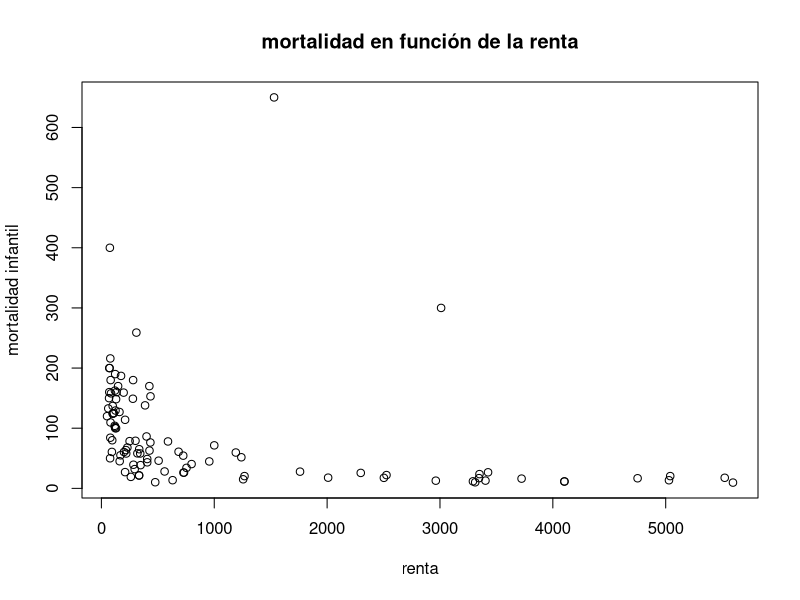
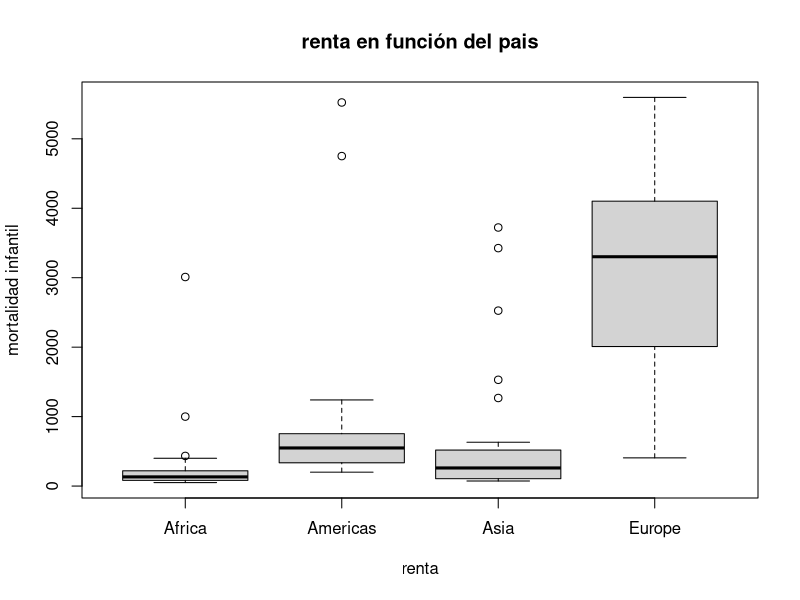
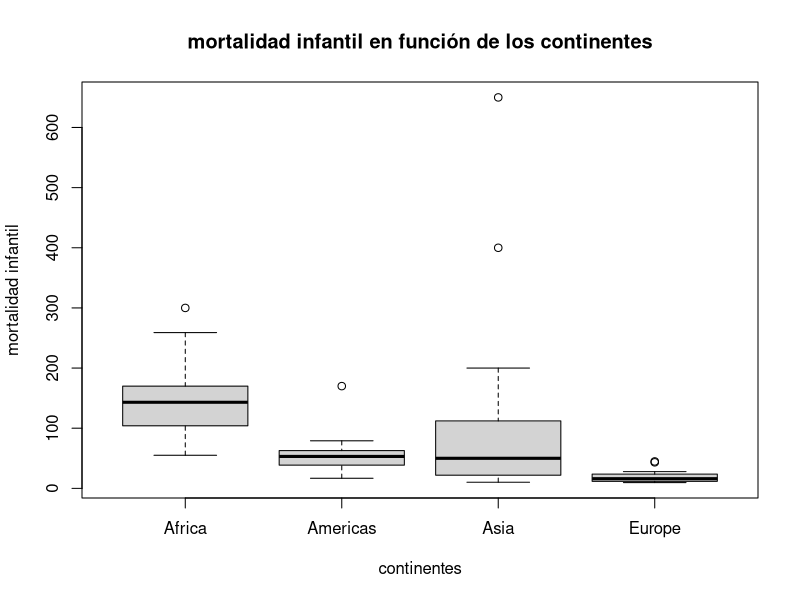
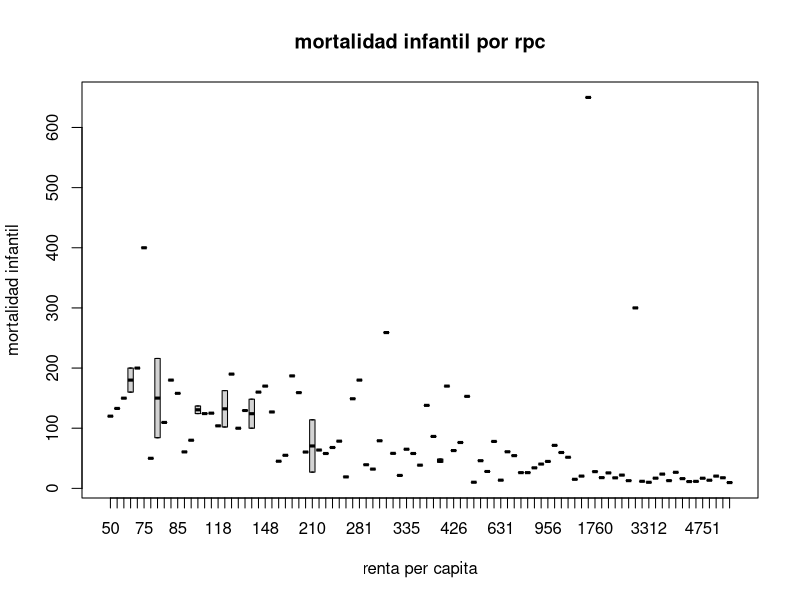
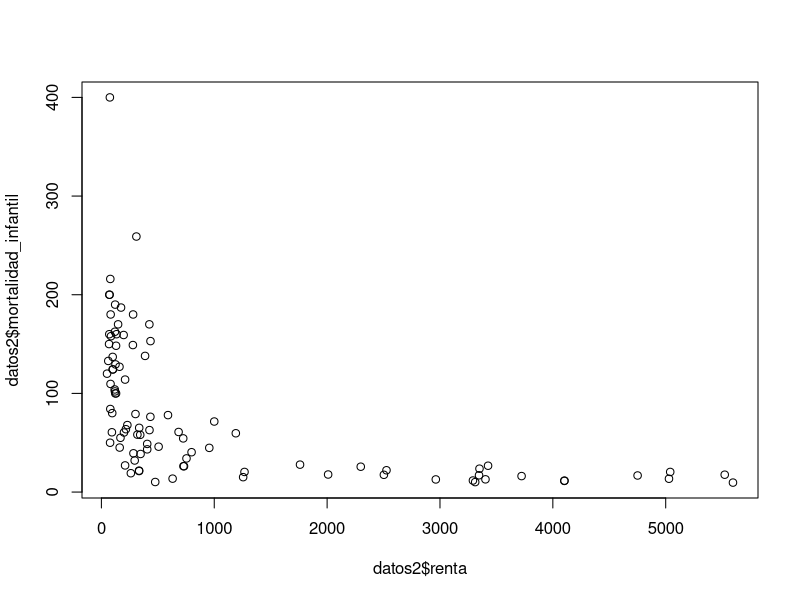
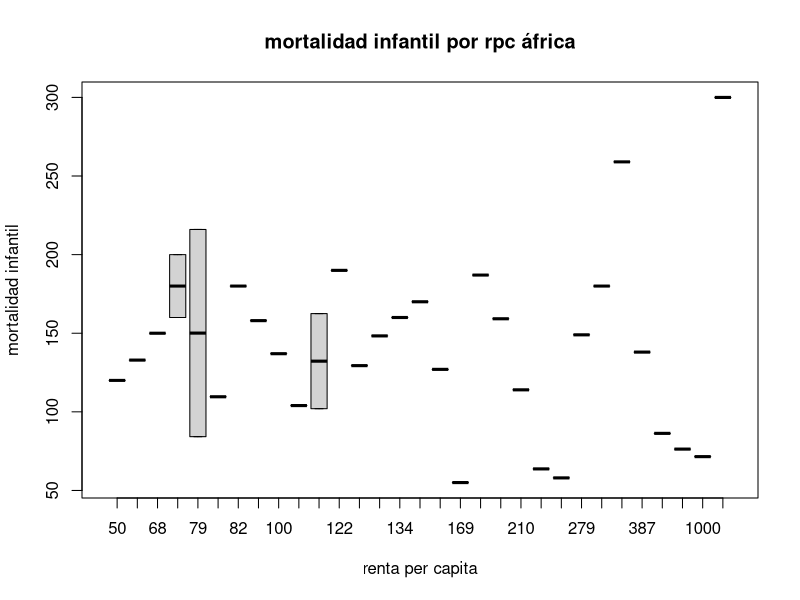
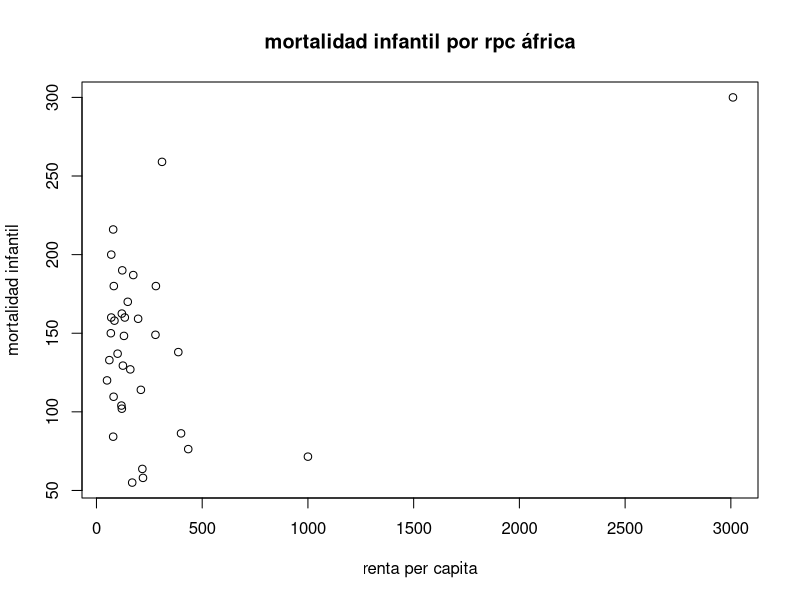
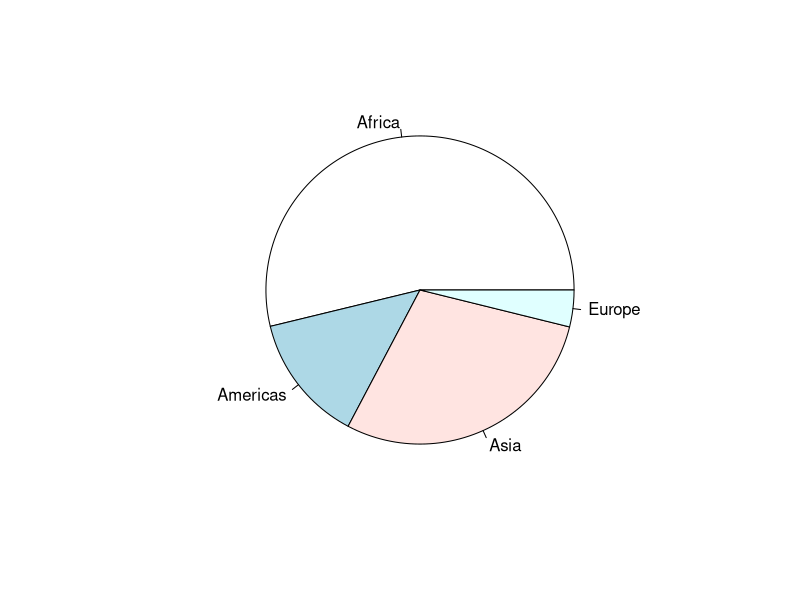

The R script that drew these images, in order:
## ---- chunk 1
library(carData)
library(knitr)

data <- Leinhardt

summary(data)
head(data)
tail(data)

## ---- chunk 2
s <- na.omit(data)
## ---- chunk 3
row.names(s)
p <- data.frame(s, pais = row.names(s))

names(p) <- c("renta", "mortalidad_infantil", "region", "productor_petroleo", "pais")

max(p$renta)

pais_mayor_renta <- p$pais[which.max(p$renta)];pais_mayor_renta
pais_menor_renta <- p$pais[which.min(p$renta)];pais_menor_renta

pais_mayor_mi <- p$pais[which.max(p$mortalidad_infantil)];pais_mayor_mi
pais_menor_mi <- p$pais[which.min(p$mortalidad_infantil)];pais_menor_mi
## ---- chunk 4

plot(p$renta, p$mortalidad_infantil, 
     xlab="renta", 
     ylab="mortalidad infantil",
     main="mortalidad en función de la renta")

plot(p$region, p$renta, 
     xlab="renta", 
     ylab="mortalidad infantil",
     main="renta en función del pais")

plot(p$region, p$mortalidad_infantil, 
     xlab="continentes", 
     ylab="mortalidad infantil",
     main="mortalidad infantil en función de los continentes")

#MEDIA Y MEDIANA GLOBALES DE RENTA PER CAPITA

mean(p$renta)
median(p$renta)
sd(p$renta)

tabla_medias <- aggregate(cbind(income, infant)~region, data=s, mean)
kable(tabla_medias)

tabla_medianas <- aggregate(cbind(income, infant)~region, data=s, median)
kable(tabla_medianas)

tabla_sd <- aggregate(cbind(income, infant)~region, data=s, sd)
kable(tabla_sd)
## ---- chunk 5
boxplot(mortalidad_infantil~renta, data = p, main="mortalidad infantil por rpc", xlab="renta per capita", ylab ="mortalidad infantil")

p$pais[which.max(p$mortalidad_infantil)]
p$renta[p$pais == "Saudi.Arabia"]

## ---- chunk 6
datos2 <- data.frame(renta = p$renta[p$productor_petroleo == "no"], mortalidad_infantil = p$mortalidad_infantil[p$productor_petroleo == "no"])

plot(datos2$renta, datos2$mortalidad_infantil)

mean(datos2$mortalidad_infantil)
mean(p$mortalidad_infantil[p$productor_petroleo=="yes"])

mean(datos2$renta)
mean(p$renta[p$productor_petroleo=="yes"])
## ---- chunk 7
datos_africa <- data.frame(pais = p$pais[p$region=="Africa"],renta = p$renta[p$region=="Africa"], mortalidad_infantil = p$mortalidad_infantil[p$region=="Africa"])


boxplot(mortalidad_infantil~renta, data = datos_africa, main="mortalidad infantil por rpc áfrica", xlab="renta per capita", ylab ="mortalidad infantil")

plot( datos_africa$renta, datos_africa$mortalidad_infantil,main="mortalidad infantil por rpc áfrica", xlab="renta per capita", ylab ="mortalidad infantil")

datos_africa$pais[datos_africa$renta > 800]

datos_africa$mortalidad_infantil[datos_africa$pais=="Libya"]
datos_africa$mortalidad_infantil[datos_africa$pais=="South.Africa"]

## ---- chunk 8
mortalidad_infantil_sum = na.omit(aggregate( s$infant~s$region , data = s, sum))
colnames(mortalidad_infantil_sum) <- c("region", "infant")
mortalidad_infantil_sum$infant
pie( mortalidad_infantil_sum$infant, labels=mortalidad_infantil_sum$region)
